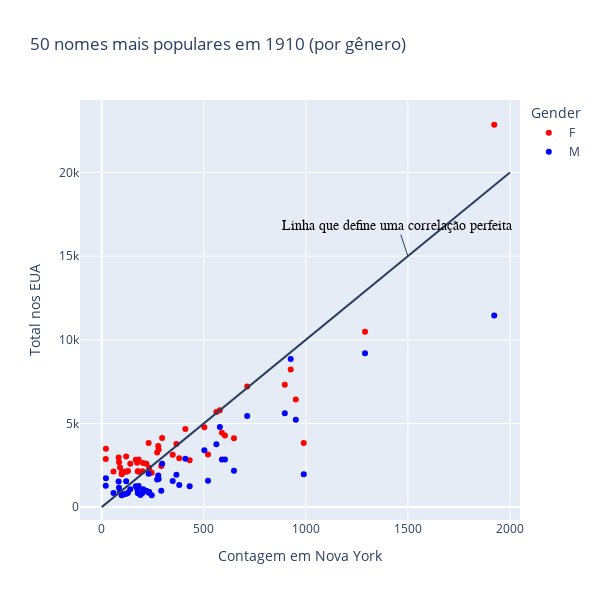

Notebook code for this chart:
### Markdown cell above
## Permitindo ainda mais interatividade

Além do menu básico, é possível permitir que o usuário tenha muitas outras opções de interação com os gráficos que criamos. Uma das maneiras de conferir isso é através da disponibilização de configurações avançadas no menu da visualização. Um exemplo é mostrado a seguir.
Para mais informações, sugere-se a leitura da [documentação sobre configurações](https://plotly.com/python/configuration-options/).

### Code cell
fig.update_layout(dragmode='drawline',newshape=dict(line_color='green'))
fig.show(config={'modeBarButtonsToAdd':['drawline',
                                        'drawopenpath',
                                        'drawclosedpath',
                                        'drawcircle',
                                        'drawrect',
                                        'eraseshape'
                                       ]})

### Figure 1 — Plotly figure (JSON) as saved in the notebook; plotly's stock layout.template omitted (floating-point values rounded to 4 significant figures)
{"data": [{"customdata": [["Mary"], ["Helen"], ["Margaret"], ["Dorothy"], ["Ruth"], ["Anna"], ["Elizabeth"], ["Mildred"], ["Marie"], ["Alice"], ["Frances"], ["Florence"], ["Ethel"], ["Lillian"], ["Gladys"], ["Rose"], ["Evelyn"], ["Edna"], ["Annie"], ["Louise"], ["Irene"], ["Catherine"], ["Grace"], ["Hazel"], ["Thelma"], ["Gertrude"], ["Ruby"], ["Virginia"], ["Martha"], ["Josephine"], ["Lucille"], ["Clara"], ["Bertha"], ["Emma"], ["Edith"], ["Beatrice"], ["Bessie"], ["Esther"], ["Pearl"], ["Sarah"], ["Agnes"], ["Pauline"], ["Myrtle"], ["Elsie"], ["Eva"], ["Mabel"], ["Ida"], ["Viola"], ["Julia"], ["Minnie"]], "hovertemplate": "Gender=F<br>Contagem em Nova York=%{x}<br>Total nos EUA=%{y}<br>Name=%{customdata[0]}<extra></extra>", "legendgroup": "F", "marker": {"color": "Red", "symbol": "circle"}, "mode": "markers", "name": "F", "orientation": "v", "showlegend": true, "type": "scatter", "x": [1923, 1290, 926, 897, 713, 951, 579, 562, 503, 410, 589, 604, 296, 648, 230, 990, 366, 277, 21, 279, 272, 521, 348, 120, 83, 380, 20, 181, 167, 431, 85, 174, 203, 140, 219, 292, 90, 233, 129, 177, 231, 200, 58, 178, 121, 110, 190, 99, 245, 98], "xaxis": "x", "y": [22848, 10479, 8222, 7314, 7209, 6433, 5791, 5690, 4778, 4666, 4443, 4272, 4129, 4120, 3838, 3828, 3765, 3650, 3492, 3448, 3269, 3147, 3134, 3018, 2966, 2918, 2875, 2838, 2837, 2793, 2680, 2649, 2638, 2591, 2586, 2455, 2360, 2358, 2152, 2150, 2149, 2140, 2130, 2123, 2114, 2111, 2092, 2083, 2055, 1961], "yaxis": "y"}, {"customdata": [["John"], ["James"], ["William"], ["Robert"], ["George"], ["Joseph"], ["Charles"], ["Frank"], ["Edward"], ["Henry"], ["Willie"], ["Thomas"], ["Walter"], ["Albert"], ["Paul"], ["Harry"], ["Arthur"], ["Harold"], ["Raymond"], ["Clarence"], ["Richard"], ["Fred"], ["Jack"], ["Louis"], ["Joe"], ["Carl"], ["Howard"], ["Ralph"], ["Roy"], ["David"], ["Ernest"], ["Samuel"], ["Charlie"], ["Earl"], ["Lawrence"], ["Francis"], ["Anthony"], ["Alfred"], ["Kenneth"], ["Eugene"], ["Herbert"], ["Sam"], ["Andrew"], ["Donald"], ["Michael"], ["Leonard"], ["Elmer"], ["Stanley"], ["Lee"], ["Leroy"]], "hovertemplate": "Gender=M<br>Contagem em Nova York=%{x}<br>Total nos EUA=%{y}<br>Name=%{customdata[0]}<extra></extra>", "legendgroup": "M", "marker": {"color": "Blue", "symbol": "circle"}, "mode": "markers", "name": "M", "orientation": "v", "showlegend": true, "type": "scatter", "x": [1923, 1290, 926, 897, 713, 951, 579, 562, 503, 410, 589, 604, 296, 648, 230, 990, 366, 277, 21, 279, 272, 521, 348, 120, 83, 380, 20, 181, 167, 431, 85, 174, 203, 140, 219, 292, 90, 233, 129, 177, 231, 200, 58, 178, 121, 110, 190, 99, 245, 98], "xaxis": "x", "y": [11450, 9192, 8844, 5610, 5441, 5226, 4781, 3761, 3403, 2884, 2852, 2842, 2584, 2175, 1998, 1961, 1931, 1896, 1728, 1687, 1643, 1569, 1554, 1547, 1526, 1318, 1284, 1262, 1245, 1243, 1152, 1085, 1073, 1071, 984, 978, 936, 899, 865, 862, 861, 847, 845, 833, 795, 767, 725, 721, 716, 709], "yaxis": "y"}], "layout": {"annotations": [{"font": {"color": "black", "family": "Trebuchet", "size": 14}, "showarrow": true, "text": "Linha que define uma correlação perfeita", "x": 1500, "y": 15000}], "dragmode": "drawline", "height": 600, "legend": {"title": {"text": "Gender"}, "tracegroupgap": 0}, "newshape": {"line": {"color": "green"}}, "shapes": [{"line": {"width": 2}, "type": "line", "x0": 0, "x1": 2000, "y0": 0, "y1": 20000}], "title": {"text": "50 nomes mais populares em 1910 (por gênero)"}, "width": 600, "xaxis": {"anchor": "y", "domain": [0, 1], "title": {"text": "Contagem em Nova York"}}, "yaxis": {"anchor": "x", "domain": [0, 1], "title": {"text": "Total nos EUA"}}}}
